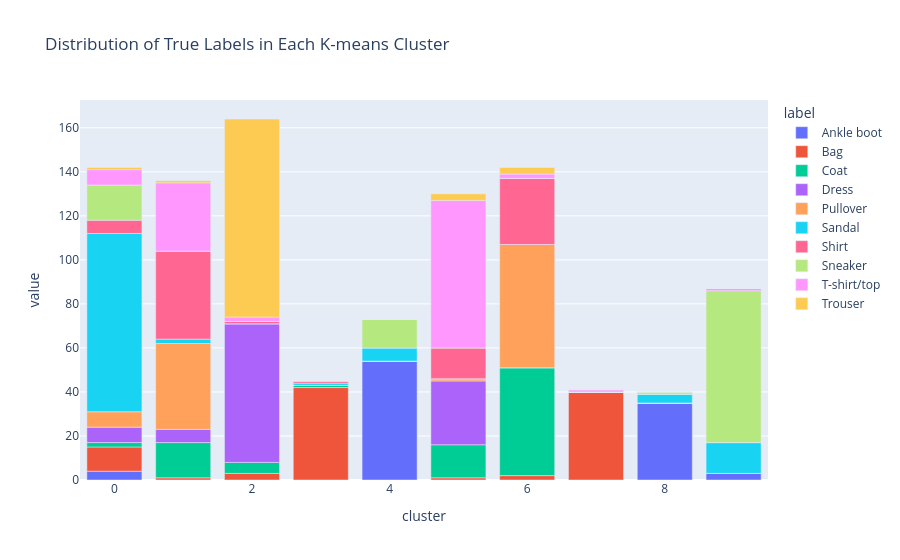

The notebook cell saved with this chart:
### Markdown cell above
### Problem 2b: Evaluating K-means Clustering

K-means clustering groups data points into clusters based on their similarity. To evaluate how well the clustering algorithm has separated the classes, we can analyze the distribution of true labels within each cluster.

**Task:** 
1. Use the `kmeans_df` `DataFrame` to calculate the distribution of true labels (`label`) within each cluster (`cluster`).
2. Create a [stacked bar plot](https://plotly.com/python/bar-charts/) to visualize the label counts per cluster. Each bar should represent a cluster, and the segments of the bar should represent the counts of each label within that cluster.

**Hint:** If you are running into issues where there are bars “hidden” behind other ones in your Plotly bar chart, try making sure you use fillna(0) or unstack(fill_value=0) after grouping by your KMean clusters.

### Code cell
# TODO: Create a stacked bar plot of the label counts per cluster.
cluster_label_counts = (    
    kmeans_df
    .groupby(["cluster", "label"])
    .size()
    .unstack(fill_value=0) 
)

cluster_label_counts.plot(
    kind='bar',
    title='Distribution of True Labels in Each K-means Cluster'
)

### Figure 1 — Plotly figure (JSON) as saved in the notebook; plotly's stock layout.template omitted (floating-point values rounded to 4 significant figures)
{"data": [{"hovertemplate": "label=Ankle boot<br>cluster=%{x}<br>value=%{y}<extra></extra>", "orientation": "v", "type": "bar", "legendgroup": "Ankle boot", "yaxis": "y", "marker": {"color": "#636efa", "pattern": {"shape": ""}}, "y": [4, 0, 0, 0, 54, 0, 0, 0, 35, 3], "x": [0, 1, 2, 3, 4, 5, 6, 7, 8, 9], "textposition": "auto", "xaxis": "x", "showlegend": true, "name": "Ankle boot"}, {"hovertemplate": "label=Bag<br>cluster=%{x}<br>value=%{y}<extra></extra>", "orientation": "v", "type": "bar", "legendgroup": "Bag", "yaxis": "y", "marker": {"color": "#EF553B", "pattern": {"shape": ""}}, "y": [11, 1, 3, 42, 0, 1, 2, 40, 0, 0], "x": [0, 1, 2, 3, 4, 5, 6, 7, 8, 9], "textposition": "auto", "xaxis": "x", "showlegend": true, "name": "Bag"}, {"hovertemplate": "label=Coat<br>cluster=%{x}<br>value=%{y}<extra></extra>", "orientation": "v", "type": "bar", "legendgroup": "Coat", "yaxis": "y", "marker": {"color": "#00cc96", "pattern": {"shape": ""}}, "y": [2, 16, 5, 1, 0, 15, 49, 0, 0, 0], "x": [0, 1, 2, 3, 4, 5, 6, 7, 8, 9], "textposition": "auto", "xaxis": "x", "showlegend": true, "name": "Coat"}, {"hovertemplate": "label=Dress<br>cluster=%{x}<br>value=%{y}<extra></extra>", "orientation": "v", "type": "bar", "legendgroup": "Dress", "yaxis": "y", "marker": {"color": "#ab63fa", "pattern": {"shape": ""}}, "y": [7, 6, 63, 0, 0, 29, 0, 0, 0, 0], "x": [0, 1, 2, 3, 4, 5, 6, 7, 8, 9], "textposition": "auto", "xaxis": "x", "showlegend": true, "name": "Dress"}, {"hovertemplate": "label=Pullover<br>cluster=%{x}<br>value=%{y}<extra></extra>", "orientation": "v", "type": "bar", "legendgroup": "Pullover", "yaxis": "y", "marker": {"color": "#FFA15A", "pattern": {"shape": ""}}, "y": [7, 39, 0, 0, 0, 1, 56, 0, 0, 0], "x": [0, 1, 2, 3, 4, 5, 6, 7, 8, 9], "textposition": "auto", "xaxis": "x", "showlegend": true, "name": "Pullover"}, {"hovertemplate": "label=Sandal<br>cluster=%{x}<br>value=%{y}<extra></extra>", "orientation": "v", "type": "bar", "legendgroup": "Sandal", "yaxis": "y", "marker": {"color": "#19d3f3", "pattern": {"shape": ""}}, "y": [81, 2, 0, 1, 6, 0, 0, 0, 4, 14], "x": [0, 1, 2, 3, 4, 5, 6, 7, 8, 9], "textposition": "auto", "xaxis": "x", "showlegend": true, "name": "Sandal"}, {"hovertemplate": "label=Shirt<br>cluster=%{x}<br>value=%{y}<extra></extra>", "orientation": "v", "type": "bar", "legendgroup": "Shirt", "yaxis": "y", "marker": {"color": "#FF6692", "pattern": {"shape": ""}}, "y": [6, 40, 1, 1, 0, 14, 30, 0, 0, 0], "x": [0, 1, 2, 3, 4, 5, 6, 7, 8, 9], "textposition": "auto", "xaxis": "x", "showlegend": true, "name": "Shirt"}, {"hovertemplate": "label=Sneaker<br>cluster=%{x}<br>value=%{y}<extra></extra>", "orientation": "v", "type": "bar", "legendgroup": "Sneaker", "yaxis": "y", "marker": {"color": "#B6E880", "pattern": {"shape": ""}}, "y": [16, 0, 0, 0, 13, 0, 0, 0, 1, 69], "x": [0, 1, 2, 3, 4, 5, 6, 7, 8, 9], "textposition": "auto", "xaxis": "x", "showlegend": true, "name": "Sneaker"}, {"hovertemplate": "label=T-shirt/top<br>cluster=%{x}<br>value=%{y}<extra></extra>", "orientation": "v", "type": "bar", "legendgroup": "T-shirt/top", "yaxis": "y", "marker": {"color": "#FF97FF", "pattern": {"shape": ""}}, "y": [7, 31, 2, 0, 0, 67, 2, 1, 0, 1], "x": [0, 1, 2, 3, 4, 5, 6, 7, 8, 9], "textposition": "auto", "xaxis": "x", "showlegend": true, "name": "T-shirt/top"}, {"hovertemplate": "label=Trouser<br>cluster=%{x}<br>value=%{y}<extra></extra>", "orientation": "v", "type": "bar", "legendgroup": "Trouser", "yaxis": "y", "marker": {"color": "#FECB52", "pattern": {"shape": ""}}, "y": [1, 1, 90, 0, 0, 3, 3, 0, 0, 0], "x": [0, 1, 2, 3, 4, 5, 6, 7, 8, 9], "textposition": "auto", "xaxis": "x", "showlegend": true, "name": "Trouser"}], "layout": {"barmode": "relative", "legend": {"title": {"text": "label"}, "tracegroupgap": 0.0}, "xaxis": {"title": {"text": "cluster"}, "anchor": "y", "domain": [0.0, 1.0]}, "title": {"text": "Distribution of True Labels in Each K-means Cluster"}, "yaxis": {"title": {"text": "value"}, "anchor": "x", "domain": [0.0, 1.0]}}}
